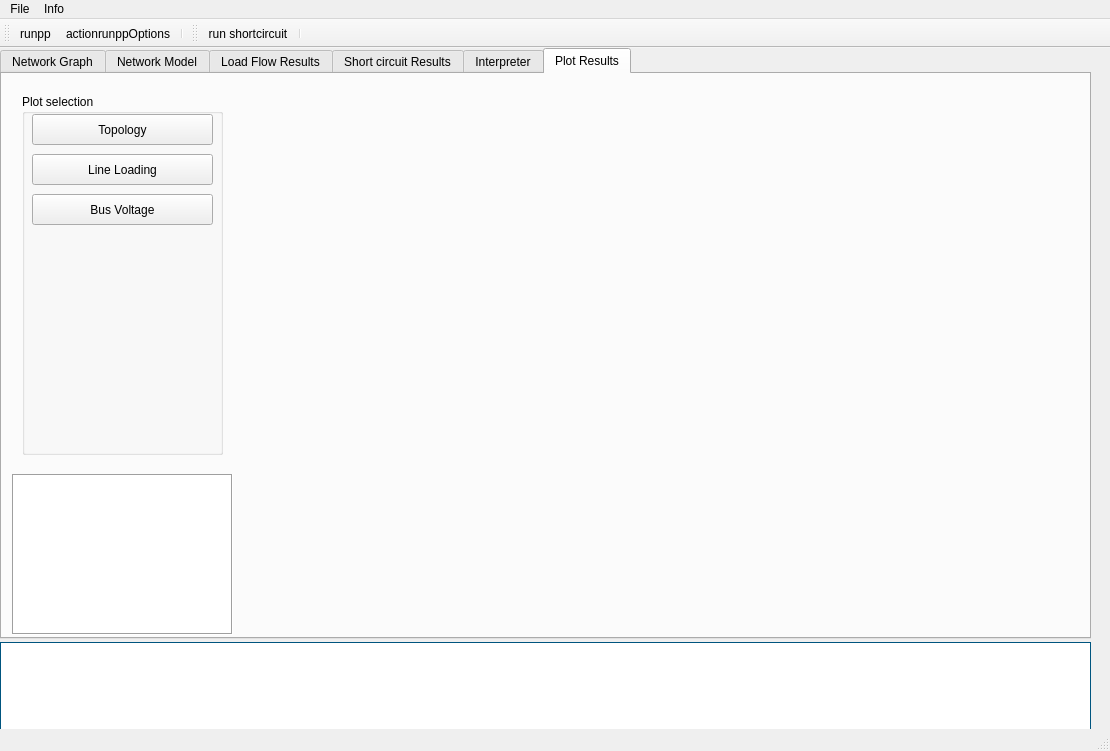
<?xml version="1.0" encoding="UTF-8"?>
<ui version="4.0">
 <class>pandapower</class>
 <widget class="QMainWindow" name="pandapower">
  <property name="geometry">
   <rect>
    <x>0</x>
    <y>0</y>
    <width>1110</width>
    <height>751</height>
   </rect>
  </property>
  <property name="windowTitle">
   <string>pandapower</string>
  </property>
  <widget class="QWidget" name="centralwidget">
   <widget class="QTextBrowser" name="main_message">
    <property name="geometry">
     <rect>
      <x>0</x>
      <y>594</y>
      <width>1091</width>
      <height>231</height>
     </rect>
    </property>
    <property name="palette">
     <palette>
      <active>
       <colorrole role="WindowText">
        <brush brushstyle="SolidPattern">
         <color alpha="255">
          <red>0</red>
          <green>85</green>
          <blue>127</blue>
         </color>
        </brush>
       </colorrole>
       <colorrole role="Button">
        <brush brushstyle="SolidPattern">
         <color alpha="255">
          <red>0</red>
          <green>85</green>
          <blue>255</blue>
         </color>
        </brush>
       </colorrole>
       <colorrole role="Light">
        <brush brushstyle="SolidPattern">
         <color alpha="255">
          <red>127</red>
          <green>170</green>
          <blue>255</blue>
         </color>
        </brush>
       </colorrole>
       <colorrole role="Midlight">
        <brush brushstyle="SolidPattern">
         <color alpha="255">
          <red>63</red>
          <green>127</green>
          <blue>255</blue>
         </color>
        </brush>
       </colorrole>
       <colorrole role="Dark">
        <brush brushstyle="SolidPattern">
         <color alpha="255">
          <red>0</red>
          <green>42</green>
          <blue>127</blue>
         </color>
        </brush>
       </colorrole>
       <colorrole role="Mid">
        <brush brushstyle="SolidPattern">
         <color alpha="255">
          <red>0</red>
          <green>56</green>
          <blue>170</blue>
         </color>
        </brush>
       </colorrole>
       <colorrole role="Text">
        <brush brushstyle="SolidPattern">
         <color alpha="255">
          <red>0</red>
          <green>0</green>
          <blue>0</blue>
         </color>
        </brush>
       </colorrole>
       <colorrole role="BrightText">
        <brush brushstyle="SolidPattern">
         <color alpha="255">
          <red>255</red>
          <green>255</green>
          <blue>255</blue>
         </color>
        </brush>
       </colorrole>
       <colorrole role="ButtonText">
        <brush brushstyle="SolidPattern">
         <color alpha="255">
          <red>0</red>
          <green>0</green>
          <blue>0</blue>
         </color>
        </brush>
       </colorrole>
       <colorrole role="Base">
        <brush brushstyle="SolidPattern">
         <color alpha="255">
          <red>255</red>
          <green>255</green>
          <blue>255</blue>
         </color>
        </brush>
       </colorrole>
       <colorrole role="Window">
        <brush brushstyle="SolidPattern">
         <color alpha="255">
          <red>0</red>
          <green>85</green>
          <blue>255</blue>
         </color>
        </brush>
       </colorrole>
       <colorrole role="Shadow">
        <brush brushstyle="SolidPattern">
         <color alpha="255">
          <red>0</red>
          <green>0</green>
          <blue>0</blue>
         </color>
        </brush>
       </colorrole>
       <colorrole role="AlternateBase">
        <brush brushstyle="SolidPattern">
         <color alpha="255">
          <red>127</red>
          <green>170</green>
          <blue>255</blue>
         </color>
        </brush>
       </colorrole>
       <colorrole role="ToolTipBase">
        <brush brushstyle="SolidPattern">
         <color alpha="255">
          <red>255</red>
          <green>255</green>
          <blue>220</blue>
         </color>
        </brush>
       </colorrole>
       <colorrole role="ToolTipText">
        <brush brushstyle="SolidPattern">
         <color alpha="255">
          <red>0</red>
          <green>0</green>
          <blue>0</blue>
         </color>
        </brush>
       </colorrole>
      </active>
      <inactive>
       <colorrole role="WindowText">
        <brush brushstyle="SolidPattern">
         <color alpha="255">
          <red>0</red>
          <green>85</green>
          <blue>127</blue>
         </color>
        </brush>
       </colorrole>
       <colorrole role="Button">
        <brush brushstyle="SolidPattern">
         <color alpha="255">
          <red>0</red>
          <green>85</green>
          <blue>255</blue>
         </color>
        </brush>
       </colorrole>
       <colorrole role="Light">
        <brush brushstyle="SolidPattern">
         <color alpha="255">
          <red>127</red>
          <green>170</green>
          <blue>255</blue>
         </color>
        </brush>
       </colorrole>
       <colorrole role="Midlight">
        <brush brushstyle="SolidPattern">
         <color alpha="255">
          <red>63</red>
          <green>127</green>
          <blue>255</blue>
         </color>
        </brush>
       </colorrole>
       <colorrole role="Dark">
        <brush brushstyle="SolidPattern">
         <color alpha="255">
          <red>0</red>
          <green>42</green>
          <blue>127</blue>
         </color>
        </brush>
       </colorrole>
       <colorrole role="Mid">
        <brush brushstyle="SolidPattern">
         <color alpha="255">
          <red>0</red>
          <green>56</green>
          <blue>170</blue>
         </color>
        </brush>
       </colorrole>
       <colorrole role="Text">
        <brush brushstyle="SolidPattern">
         <color alpha="255">
          <red>0</red>
          <green>0</green>
          <blue>0</blue>
         </color>
        </brush>
       </colorrole>
       <colorrole role="BrightText">
        <brush brushstyle="SolidPattern">
         <color alpha="255">
          <red>255</red>
          <green>255</green>
          <blue>255</blue>
         </color>
        </brush>
       </colorrole>
       <colorrole role="ButtonText">
        <brush brushstyle="SolidPattern">
         <color alpha="255">
          <red>0</red>
          <green>0</green>
          <blue>0</blue>
         </color>
        </brush>
       </colorrole>
       <colorrole role="Base">
        <brush brushstyle="SolidPattern">
         <color alpha="255">
          <red>255</red>
          <green>255</green>
          <blue>255</blue>
         </color>
        </brush>
       </colorrole>
       <colorrole role="Window">
        <brush brushstyle="SolidPattern">
         <color alpha="255">
          <red>0</red>
          <green>85</green>
          <blue>255</blue>
         </color>
        </brush>
       </colorrole>
       <colorrole role="Shadow">
        <brush brushstyle="SolidPattern">
         <color alpha="255">
          <red>0</red>
          <green>0</green>
          <blue>0</blue>
         </color>
        </brush>
       </colorrole>
       <colorrole role="AlternateBase">
        <brush brushstyle="SolidPattern">
         <color alpha="255">
          <red>127</red>
          <green>170</green>
          <blue>255</blue>
         </color>
        </brush>
       </colorrole>
       <colorrole role="ToolTipBase">
        <brush brushstyle="SolidPattern">
         <color alpha="255">
          <red>255</red>
          <green>255</green>
          <blue>220</blue>
         </color>
        </brush>
       </colorrole>
       <colorrole role="ToolTipText">
        <brush brushstyle="SolidPattern">
         <color alpha="255">
          <red>0</red>
          <green>0</green>
          <blue>0</blue>
         </color>
        </brush>
       </colorrole>
      </inactive>
      <disabled>
       <colorrole role="WindowText">
        <brush brushstyle="SolidPattern">
         <color alpha="255">
          <red>0</red>
          <green>42</green>
          <blue>127</blue>
         </color>
        </brush>
       </colorrole>
       <colorrole role="Button">
        <brush brushstyle="SolidPattern">
         <color alpha="255">
          <red>0</red>
          <green>85</green>
          <blue>255</blue>
         </color>
        </brush>
       </colorrole>
       <colorrole role="Light">
        <brush brushstyle="SolidPattern">
         <color alpha="255">
          <red>127</red>
          <green>170</green>
          <blue>255</blue>
         </color>
        </brush>
       </colorrole>
       <colorrole role="Midlight">
        <brush brushstyle="SolidPattern">
         <color alpha="255">
          <red>63</red>
          <green>127</green>
          <blue>255</blue>
         </color>
        </brush>
       </colorrole>
       <colorrole role="Dark">
        <brush brushstyle="SolidPattern">
         <color alpha="255">
          <red>0</red>
          <green>42</green>
          <blue>127</blue>
         </color>
        </brush>
       </colorrole>
       <colorrole role="Mid">
        <brush brushstyle="SolidPattern">
         <color alpha="255">
          <red>0</red>
          <green>56</green>
          <blue>170</blue>
         </color>
        </brush>
       </colorrole>
       <colorrole role="Text">
        <brush brushstyle="SolidPattern">
         <color alpha="255">
          <red>0</red>
          <green>42</green>
          <blue>127</blue>
         </color>
        </brush>
       </colorrole>
       <colorrole role="BrightText">
        <brush brushstyle="SolidPattern">
         <color alpha="255">
          <red>255</red>
          <green>255</green>
          <blue>255</blue>
         </color>
        </brush>
       </colorrole>
       <colorrole role="ButtonText">
        <brush brushstyle="SolidPattern">
         <color alpha="255">
          <red>0</red>
          <green>42</green>
          <blue>127</blue>
         </color>
        </brush>
       </colorrole>
       <colorrole role="Base">
        <brush brushstyle="SolidPattern">
         <color alpha="255">
          <red>0</red>
          <green>85</green>
          <blue>255</blue>
         </color>
        </brush>
       </colorrole>
       <colorrole role="Window">
        <brush brushstyle="SolidPattern">
         <color alpha="255">
          <red>0</red>
          <green>85</green>
          <blue>255</blue>
         </color>
        </brush>
       </colorrole>
       <colorrole role="Shadow">
        <brush brushstyle="SolidPattern">
         <color alpha="255">
          <red>0</red>
          <green>0</green>
          <blue>0</blue>
         </color>
        </brush>
       </colorrole>
       <colorrole role="AlternateBase">
        <brush brushstyle="SolidPattern">
         <color alpha="255">
          <red>0</red>
          <green>85</green>
          <blue>255</blue>
         </color>
        </brush>
       </colorrole>
       <colorrole role="ToolTipBase">
        <brush brushstyle="SolidPattern">
         <color alpha="255">
          <red>255</red>
          <green>255</green>
          <blue>220</blue>
         </color>
        </brush>
       </colorrole>
       <colorrole role="ToolTipText">
        <brush brushstyle="SolidPattern">
         <color alpha="255">
          <red>0</red>
          <green>0</green>
          <blue>0</blue>
         </color>
        </brush>
       </colorrole>
      </disabled>
     </palette>
    </property>
    <property name="font">
     <font>
      <pointsize>10</pointsize>
      <weight>75</weight>
      <bold>true</bold>
     </font>
    </property>
    <property name="cursor" stdset="0">
     <cursorShape>ArrowCursor</cursorShape>
    </property>
    <property name="frameShape">
     <enum>QFrame::Box</enum>
    </property>
    <property name="frameShadow">
     <enum>QFrame::Plain</enum>
    </property>
   </widget>
   <widget class="QTabWidget" name="tabWidget">
    <property name="geometry">
     <rect>
      <x>0</x>
      <y>0</y>
      <width>1091</width>
      <height>591</height>
     </rect>
    </property>
    <property name="currentIndex">
     <number>5</number>
    </property>
    <widget class="QWidget" name="tab">
     <attribute name="title">
      <string>Network Graph</string>
     </attribute>
     <widget class="QTextBrowser" name="build_message">
      <property name="geometry">
       <rect>
        <x>10</x>
        <y>400</y>
        <width>221</width>
        <height>161</height>
       </rect>
      </property>
      <property name="frameShape">
       <enum>QFrame::Box</enum>
      </property>
     </widget>
     <widget class="QGroupBox" name="groupBox">
      <property name="geometry">
       <rect>
        <x>20</x>
        <y>20</y>
        <width>121</width>
        <height>281</height>
       </rect>
      </property>
      <property name="title">
       <string>Mode</string>
      </property>
      <widget class="QRadioButton" name="create_bus">
       <property name="geometry">
        <rect>
         <x>10</x>
         <y>50</y>
         <width>82</width>
         <height>17</height>
        </rect>
       </property>
       <property name="text">
        <string>Create Bus</string>
       </property>
      </widget>
      <widget class="QRadioButton" name="create_line">
       <property name="geometry">
        <rect>
         <x>10</x>
         <y>80</y>
         <width>82</width>
         <height>17</height>
        </rect>
       </property>
       <property name="text">
        <string>Create Line</string>
       </property>
      </widget>
      <widget class="QRadioButton" name="create_trafo">
       <property name="geometry">
        <rect>
         <x>10</x>
         <y>110</y>
         <width>82</width>
         <height>17</height>
        </rect>
       </property>
       <property name="text">
        <string>Create Trafo</string>
       </property>
      </widget>
      <widget class="QRadioButton" name="create_edit_elements">
       <property name="geometry">
        <rect>
         <x>10</x>
         <y>20</y>
         <width>82</width>
         <height>17</height>
        </rect>
       </property>
       <property name="text">
        <string>Edit Elements</string>
       </property>
       <property name="checked">
        <bool>true</bool>
       </property>
      </widget>
      <widget class="QRadioButton" name="create_ext_grid">
       <property name="geometry">
        <rect>
         <x>10</x>
         <y>140</y>
         <width>101</width>
         <height>17</height>
        </rect>
       </property>
       <property name="text">
        <string>Create Ext grid</string>
       </property>
      </widget>
      <widget class="QRadioButton" name="create_load">
       <property name="geometry">
        <rect>
         <x>10</x>
         <y>170</y>
         <width>82</width>
         <height>17</height>
        </rect>
       </property>
       <property name="text">
        <string>Create Load</string>
       </property>
      </widget>
      <widget class="QRadioButton" name="create_gen">
       <property name="geometry">
        <rect>
         <x>10</x>
         <y>200</y>
         <width>82</width>
         <height>17</height>
        </rect>
       </property>
       <property name="text">
        <string>Create Gen</string>
       </property>
      </widget>
      <widget class="QRadioButton" name="create_sgen">
       <property name="geometry">
        <rect>
         <x>10</x>
         <y>230</y>
         <width>82</width>
         <height>17</height>
        </rect>
       </property>
       <property name="text">
        <string>Create sGen</string>
       </property>
      </widget>
     </widget>
     <widget class="QWidget" name="widget_1" native="true">
      <property name="geometry">
       <rect>
        <x>250</x>
        <y>20</y>
        <width>821</width>
        <height>541</height>
       </rect>
      </property>
     </widget>
    </widget>
    <widget class="QWidget" name="inspect">
     <attribute name="title">
      <string>Network Model</string>
     </attribute>
     <widget class="QTabWidget" name="tabWidget_inspect">
      <property name="enabled">
       <bool>true</bool>
      </property>
      <property name="geometry">
       <rect>
        <x>10</x>
        <y>10</y>
        <width>1071</width>
        <height>551</height>
       </rect>
      </property>
      <property name="focusPolicy">
       <enum>Qt::TabFocus</enum>
      </property>
      <property name="layoutDirection">
       <enum>Qt::LeftToRight</enum>
      </property>
      <property name="tabPosition">
       <enum>QTabWidget::North</enum>
      </property>
      <property name="tabShape">
       <enum>QTabWidget::Rounded</enum>
      </property>
      <property name="currentIndex">
       <number>14</number>
      </property>
      <property name="elideMode">
       <enum>Qt::ElideNone</enum>
      </property>
      <property name="documentMode">
       <bool>false</bool>
      </property>
      <property name="movable">
       <bool>false</bool>
      </property>
      <property name="tabBarAutoHide">
       <bool>false</bool>
      </property>
      <widget class="QWidget" name="inspect_bus_tab">
       <attribute name="title">
        <string>Bus</string>
       </attribute>
      </widget>
      <widget class="QWidget" name="inspect_line_tab">
       <attribute name="title">
        <string>Lines</string>
       </attribute>
      </widget>
      <widget class="QWidget" name="inspect_switch_tab">
       <property name="enabled">
        <bool>false</bool>
       </property>
       <attribute name="title">
        <string>Switch</string>
       </attribute>
      </widget>
      <widget class="QWidget" name="inspect_load_tab">
       <attribute name="title">
        <string>Load</string>
       </attribute>
      </widget>
      <widget class="QWidget" name="inspect_sgen_tab">
       <attribute name="title">
        <string>Stat Gen</string>
       </attribute>
      </widget>
      <widget class="QWidget" name="inspect_ext_grid_tab_2">
       <attribute name="title">
        <string>External Grid</string>
       </attribute>
      </widget>
      <widget class="QWidget" name="inspect_transformer_tab">
       <attribute name="title">
        <string>Transformer</string>
       </attribute>
      </widget>
      <widget class="QWidget" name="inspect_transformer3w_tab">
       <attribute name="title">
        <string>3W-Transformer</string>
       </attribute>
      </widget>
      <widget class="QWidget" name="inspect_gen_tab">
       <attribute name="title">
        <string>Generator</string>
       </attribute>
      </widget>
      <widget class="QWidget" name="inspect_shunt_tab">
       <attribute name="title">
        <string>Shunt</string>
       </attribute>
      </widget>
      <widget class="QWidget" name="inspect_impedance_tab">
       <attribute name="title">
        <string>Impedance</string>
       </attribute>
      </widget>
      <widget class="QWidget" name="inspect_ward_tab">
       <attribute name="title">
        <string>Ward</string>
       </attribute>
      </widget>
      <widget class="QWidget" name="inspect_xward_tab">
       <attribute name="title">
        <string>Extended Ward</string>
       </attribute>
      </widget>
      <widget class="QWidget" name="inspect_dcline_tab">
       <attribute name="title">
        <string>DC Line</string>
       </attribute>
      </widget>
      <widget class="QWidget" name="inspect_measurement_tab">
       <attribute name="title">
        <string>Measurement</string>
       </attribute>
      </widget>
     </widget>
     <widget class="QTableWidget" name="element_table">
      <property name="geometry">
       <rect>
        <x>30</x>
        <y>50</y>
        <width>1031</width>
        <height>491</height>
       </rect>
      </property>
      <attribute name="verticalHeaderVisible">
       <bool>false</bool>
      </attribute>
     </widget>
    </widget>
    <widget class="QWidget" name="res">
     <attribute name="title">
      <string>Load Flow Results</string>
     </attribute>
     <widget class="QTabWidget" name="tabWidget_result">
      <property name="enabled">
       <bool>true</bool>
      </property>
      <property name="geometry">
       <rect>
        <x>0</x>
        <y>10</y>
        <width>1071</width>
        <height>551</height>
       </rect>
      </property>
      <property name="focusPolicy">
       <enum>Qt::TabFocus</enum>
      </property>
      <property name="layoutDirection">
       <enum>Qt::LeftToRight</enum>
      </property>
      <property name="tabPosition">
       <enum>QTabWidget::North</enum>
      </property>
      <property name="tabShape">
       <enum>QTabWidget::Rounded</enum>
      </property>
      <property name="currentIndex">
       <number>2</number>
      </property>
      <property name="elideMode">
       <enum>Qt::ElideNone</enum>
      </property>
      <property name="documentMode">
       <bool>false</bool>
      </property>
      <property name="movable">
       <bool>false</bool>
      </property>
      <property name="tabBarAutoHide">
       <bool>false</bool>
      </property>
      <widget class="QWidget" name="results_bus_tab">
       <attribute name="title">
        <string>Bus</string>
       </attribute>
      </widget>
      <widget class="QWidget" name="results_line_tab">
       <attribute name="title">
        <string>Lines</string>
       </attribute>
      </widget>
      <widget class="QWidget" name="results_load_tab">
       <attribute name="title">
        <string>Load</string>
       </attribute>
      </widget>
      <widget class="QWidget" name="results_sgen_tab">
       <attribute name="title">
        <string>Stat Gen</string>
       </attribute>
      </widget>
      <widget class="QWidget" name="results_ext_grid_tab">
       <attribute name="title">
        <string>External Grid</string>
       </attribute>
      </widget>
      <widget class="QWidget" name="results_transformer_tab">
       <attribute name="title">
        <string>Transformer</string>
       </attribute>
      </widget>
      <widget class="QWidget" name="results_transformer3w_tab">
       <attribute name="title">
        <string>3W-Transformer</string>
       </attribute>
      </widget>
      <widget class="QWidget" name="results_gen_tab">
       <attribute name="title">
        <string>Generator</string>
       </attribute>
      </widget>
      <widget class="QWidget" name="results_shunt_tab">
       <attribute name="title">
        <string>Shunt</string>
       </attribute>
      </widget>
      <widget class="QWidget" name="results_ward_tab">
       <attribute name="title">
        <string>Ward</string>
       </attribute>
      </widget>
      <widget class="QWidget" name="results_xward_tab">
       <attribute name="title">
        <string>Extended Ward</string>
       </attribute>
      </widget>
      <widget class="QWidget" name="results_dcline_tab">
       <attribute name="title">
        <string>DC Line</string>
       </attribute>
      </widget>
     </widget>
     <widget class="QTableWidget" name="result_table">
      <property name="geometry">
       <rect>
        <x>30</x>
        <y>50</y>
        <width>1031</width>
        <height>491</height>
       </rect>
      </property>
      <attribute name="verticalHeaderVisible">
       <bool>false</bool>
      </attribute>
     </widget>
    </widget>
    <widget class="QWidget" name="res_sc">
     <attribute name="title">
      <string>Short circuit Results</string>
     </attribute>
     <widget class="QTabWidget" name="tabWidget_result_sc">
      <property name="geometry">
       <rect>
        <x>10</x>
        <y>10</y>
        <width>1051</width>
        <height>531</height>
       </rect>
      </property>
      <property name="currentIndex">
       <number>6</number>
      </property>
      <widget class="QWidget" name="sc_bus_tab">
       <attribute name="title">
        <string>Bus</string>
       </attribute>
      </widget>
      <widget class="QWidget" name="sc_line_tab">
       <attribute name="title">
        <string>Line</string>
       </attribute>
      </widget>
      <widget class="QWidget" name="sc_load_tab">
       <attribute name="title">
        <string>Load</string>
       </attribute>
      </widget>
      <widget class="QWidget" name="sc_sgen_tab">
       <attribute name="title">
        <string>Static Gen</string>
       </attribute>
      </widget>
      <widget class="QWidget" name="sc_ext_grid_tab">
       <attribute name="title">
        <string>External Grid</string>
       </attribute>
      </widget>
      <widget class="QWidget" name="sc_transformer_tab">
       <attribute name="title">
        <string>Transformer</string>
       </attribute>
      </widget>
      <widget class="QWidget" name="sc_transformer3w_tab">
       <attribute name="title">
        <string>3W-Transformer</string>
       </attribute>
      </widget>
      <widget class="QWidget" name="sc_gen_tab">
       <attribute name="title">
        <string>Generator</string>
       </attribute>
      </widget>
      <widget class="QWidget" name="sc_shunt_tab">
       <attribute name="title">
        <string>Shunt</string>
       </attribute>
      </widget>
      <widget class="QWidget" name="sc_ward_tab">
       <attribute name="title">
        <string>Ward</string>
       </attribute>
      </widget>
      <widget class="QWidget" name="sc_xward_tab">
       <attribute name="title">
        <string>External Ward</string>
       </attribute>
      </widget>
      <widget class="QWidget" name="sc_dcline_tab">
       <attribute name="title">
        <string>DC Line</string>
       </attribute>
      </widget>
     </widget>
     <widget class="QTableWidget" name="result_sc_table">
      <property name="geometry">
       <rect>
        <x>30</x>
        <y>50</y>
        <width>1021</width>
        <height>491</height>
       </rect>
      </property>
     </widget>
    </widget>
    <widget class="QWidget" name="interpreter">
     <attribute name="title">
      <string>Interpreter</string>
     </attribute>
     <widget class="QWidget" name="verticalLayoutWidget_2">
      <property name="geometry">
       <rect>
        <x>10</x>
        <y>20</y>
        <width>961</width>
        <height>531</height>
       </rect>
      </property>
      <layout class="QVBoxLayout" name="interpreter_vbox"/>
     </widget>
     <widget class="QPushButton" name="runTests">
      <property name="geometry">
       <rect>
        <x>1290</x>
        <y>0</y>
        <width>101</width>
        <height>21</height>
       </rect>
      </property>
      <property name="text">
       <string>Run System Tests</string>
      </property>
     </widget>
    </widget>
    <widget class="QWidget" name="tab_plot">
     <attribute name="title">
      <string>Plot Results</string>
     </attribute>
     <widget class="QGroupBox" name="groupBox_3">
      <property name="geometry">
       <rect>
        <x>20</x>
        <y>20</y>
        <width>201</width>
        <height>361</height>
       </rect>
      </property>
      <property name="title">
       <string>Plot selection</string>
      </property>
      <widget class="QPushButton" name="pushButton">
       <property name="geometry">
        <rect>
         <x>10</x>
         <y>20</y>
         <width>181</width>
         <height>31</height>
        </rect>
       </property>
       <property name="text">
        <string>Topology</string>
       </property>
      </widget>
      <widget class="QPushButton" name="pushButton_2">
       <property name="geometry">
        <rect>
         <x>10</x>
         <y>60</y>
         <width>181</width>
         <height>31</height>
        </rect>
       </property>
       <property name="text">
        <string>Line Loading</string>
       </property>
      </widget>
      <widget class="QPushButton" name="pushButton_3">
       <property name="geometry">
        <rect>
         <x>10</x>
         <y>100</y>
         <width>181</width>
         <height>31</height>
        </rect>
       </property>
       <property name="text">
        <string>Bus Voltage</string>
       </property>
      </widget>
     </widget>
     <widget class="QTextBrowser" name="build_message_3">
      <property name="geometry">
       <rect>
        <x>10</x>
        <y>400</y>
        <width>221</width>
        <height>161</height>
       </rect>
      </property>
      <property name="frameShape">
       <enum>QFrame::Box</enum>
      </property>
     </widget>
     <widget class="QWidget" name="widget_2" native="true">
      <property name="geometry">
       <rect>
        <x>250</x>
        <y>20</y>
        <width>821</width>
        <height>541</height>
       </rect>
      </property>
     </widget>
    </widget>
   </widget>
  </widget>
  <widget class="QMenuBar" name="menubar">
   <property name="geometry">
    <rect>
     <x>0</x>
     <y>0</y>
     <width>1110</width>
     <height>21</height>
    </rect>
   </property>
   <widget class="QMenu" name="menuFile">
    <property name="title">
     <string>File</string>
    </property>
    <widget class="QMenu" name="menuPandapower_networks">
     <property name="title">
      <string>pandapower networks</string>
     </property>
     <addaction name="actionCigre_lv"/>
     <addaction name="actionCigre_mv"/>
     <addaction name="actionCigre_hv"/>
    </widget>
    <addaction name="actionNew_Network"/>
    <addaction name="actionLoad"/>
    <addaction name="actionSave"/>
    <addaction name="actionSave_as"/>
    <addaction name="menuPandapower_networks"/>
    <addaction name="separator"/>
    <addaction name="actionQuit"/>
   </widget>
   <widget class="QMenu" name="menuInfo">
    <property name="title">
     <string>Info</string>
    </property>
    <addaction name="actionAbout"/>
    <addaction name="actionDocumentation"/>
   </widget>
   <addaction name="menuFile"/>
   <addaction name="menuInfo"/>
  </widget>
  <widget class="QStatusBar" name="statusbar"/>
  <widget class="QToolBar" name="toolBar">
   <property name="windowTitle">
    <string>toolBar</string>
   </property>
   <attribute name="toolBarArea">
    <enum>TopToolBarArea</enum>
   </attribute>
   <attribute name="toolBarBreak">
    <bool>false</bool>
   </attribute>
   <addaction name="actionrunpp"/>
   <addaction name="actionrunppOptions"/>
   <addaction name="separator"/>
  </widget>
  <widget class="QToolBar" name="toolBar_2">
   <property name="windowTitle">
    <string>toolBar_2</string>
   </property>
   <attribute name="toolBarArea">
    <enum>TopToolBarArea</enum>
   </attribute>
   <attribute name="toolBarBreak">
    <bool>false</bool>
   </attribute>
   <addaction name="actionSC"/>
   <addaction name="separator"/>
  </widget>
  <action name="actionLoad">
   <property name="text">
    <string>Load</string>
   </property>
  </action>
  <action name="actionSave">
   <property name="text">
    <string>Save</string>
   </property>
  </action>
  <action name="actionSave_as">
   <property name="text">
    <string>Save as..</string>
   </property>
  </action>
  <action name="actionCigre_lv">
   <property name="text">
    <string>cigre lv network</string>
   </property>
  </action>
  <action name="actionCigre_mv">
   <property name="text">
    <string>cigre mv network</string>
   </property>
  </action>
  <action name="actionrunpp">
   <property name="icon">
    <iconset>
     <normaloff>:/powerflow/runpp.svg</normaloff>:/powerflow/runpp.svg</iconset>
   </property>
   <property name="text">
    <string>runpp</string>
   </property>
   <property name="toolTip">
    <string>Runs a Power Flow</string>
   </property>
  </action>
  <action name="actionAbout">
   <property name="text">
    <string>About</string>
   </property>
  </action>
  <action name="actionLicense">
   <property name="text">
    <string>License</string>
   </property>
  </action>
  <action name="actionDocumentation">
   <property name="text">
    <string>Documentation</string>
   </property>
  </action>
  <action name="actionNew_Network">
   <property name="text">
    <string>New Network</string>
   </property>
  </action>
  <action name="actionrunppOptions">
   <property name="text">
    <string>actionrunppOptions</string>
   </property>
   <property name="toolTip">
    <string>Power Flow Options</string>
   </property>
  </action>
  <action name="actionQuit">
   <property name="text">
    <string>Quit</string>
   </property>
  </action>
  <action name="actionSC">
   <property name="text">
    <string>run shortcircuit</string>
   </property>
   <property name="toolTip">
    <string>&lt;html&gt;&lt;head/&gt;&lt;body&gt;&lt;p&gt;runs a three phase shortcircuit calculation&lt;/p&gt;&lt;/body&gt;&lt;/html&gt;</string>
   </property>
  </action>
  <action name="actionPlot">
   <property name="text">
    <string>Plot</string>
   </property>
   <property name="toolTip">
    <string>simple plot a network</string>
   </property>
  </action>
  <action name="actionCigre_hv">
   <property name="text">
    <string>cigre hv network</string>
   </property>
  </action>
 </widget>
 <resources/>
 <connections/>
</ui>
